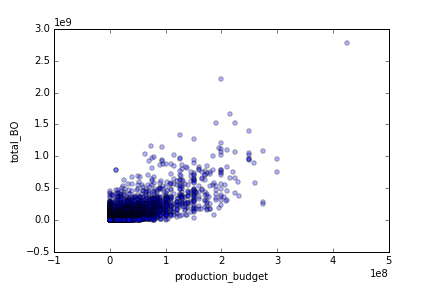

The script that drew this image:
# -*- coding: utf-8 -*-
"""
Created on Wed Dec  2 20:48:05 2015

@author: jonathan
"""

import pandas as pd
path = '/Users/jonathan/Desktop/Movie Project/'
movie = 'Movies1.csv'
movies = pd.read_table(movie, sep=',', header=0)
movies.columns
movie_cols = ['name', 'total_BO', 'domestic_BO', 'international_BO', 'domestic_DVD', 'production_budget']
movies.columns = movie_cols
pd.set_option('display.float_format', lambda x: '%.3f' % x)
movies.describe()
movies.head()
import matplotlib.pyplot as plt
movies.total_BO.plot(kind='hist')
movies.plot(kind='scatter', x='production_budget', y='total_BO', alpha=0.3)
movies_no_outliers = []
for p in movies:
    if 'total_BO'< 1000000000:
       movies_no_outliers.append(p) 

    
